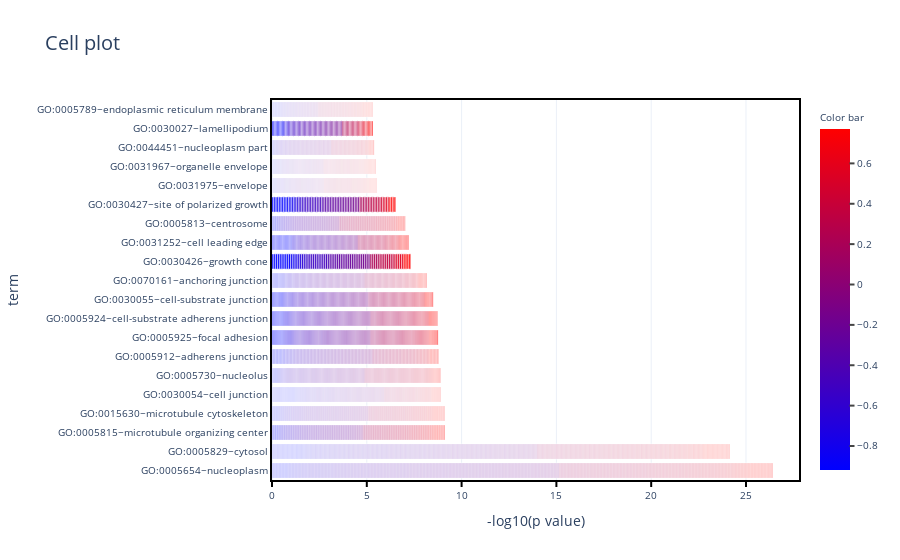

Source (notebook cell):
### Code cell
fig = px.bar(plotdf, y="term", x="-log10(p value)", color="expression", orientation="h",
             color_continuous_scale='Bluered', \
             hover_name="genes", hover_data=["expression", "term p value"],\
            title="Cell plot",\
            range_color=[low,high],\
            width=None, height=None)

fig.update_layout({"yaxis":{"tickfont":{"size":10}}, "xaxis":{"tickfont":{"size":10}} })

fig.update_layout(title={"font":{"size":20}})

fig.update_layout(coloraxis_colorbar=dict(
    title={'text': 'Color bar', "font":{"size": 10 }},
    thicknessmode="pixels",
    ticks="outside",
    tickwidth=2,
    tickfont={"size":10},
    ticklen=5
))


# fig.update_layout(yaxis={'domain': [0, 1-float(pa["col_dendogram_ratio"]) ],
#                                     'mirror': False,
#                                     'showgrid': False,
#                                     'showline': False,
#                                     'zeroline': False,
#                                     'showticklabels': pa_["xticklabels"],
#                                     "tickfont":{"size":float(pa["xaxis_font_size"])} ,
#                                     'ticks': "",\
#                                     'tickvals':heatmap[0]['y'],\
#                                     'ticktext':dendro_leaves_x_labels})
#             colorbar={"title":{"text":"colorbar" ,"font":{"size": 3 }},
#                       "tickfont":{"size":3}}

## add gene names to over data

# fig.update_layout(hovertemplate =
#                 '<b>Term</b>: %{x}<br>'+
#                 '<br><b>Term p value</b>: %{term p value}<br>'+
#                 '<br><b>Gene</b>: %{genes}<br>'+
#                 '<br><i>Expression</i>: $%{color:.2f}<br>')
# title=None, template=None, width=None, height=None, range_color=None
# labels: dict with str keys and str values (default `{}`)
#         By default, column names are used in the figure for axis titles, legend
#         entries and hovers. This parameter allows this to be overridden. The
#         keys of this dict should correspond to column names, and the values
#         should correspond to the desired label to be displayed.
#  range_color: list of two numbers
#         If provided, overrides auto-scaling on the continuous color scale.
fig["data"][0]['hovertemplate']='<b>%{hovertext}</b><br>expression=%{marker.color}<br><br>term: %{y}<br>term p value=%{customdata[1]}'
fig.update_layout(template='plotly_white')
fig.update_xaxes(showline=True, linewidth=2, linecolor='black', mirror=True)
fig.update_yaxes(showline=True, linewidth=2, linecolor='black', mirror=True)
fig.update_xaxes(ticks="outside", tickwidth=2, tickcolor='black', ticklen=5)
fig.show()

### Figure 1 — Plotly figure (JSON) as saved in the notebook; plotly's stock layout.template omitted (floating-point values rounded to 4 significant figures; data arrays with more than 128 entries replaced by an {"elided": "..."} marker saying what was removed)
{"data": [{"alignmentgroup": "True", "customdata": {"elided": "7180x2 mixed values"}, "hoverlabel": {"namelength": 0}, "hovertemplate": "<b>%{hovertext}</b><br>expression=%{marker.color}<br><br>term: %{y}<br>term p value=%{customdata[1]}", "hovertext": {"elided": "7180 str values"}, "legendgroup": "", "marker": {"color": {"elided": "7180 float values"}, "coloraxis": "coloraxis"}, "name": "", "offsetgroup": "", "orientation": "h", "showlegend": false, "textposition": "auto", "type": "bar", "x": {"elided": "7180 float values"}, "xaxis": "x", "y": {"elided": "7180 str values"}, "yaxis": "y"}], "layout": {"barmode": "relative", "coloraxis": {"cmax": 0.7704, "cmin": -0.9189, "colorbar": {"thicknessmode": "pixels", "tickfont": {"size": 10}, "ticklen": 5, "ticks": "outside", "tickwidth": 2, "title": {"font": {"size": 10}, "text": "Color bar"}}, "colorscale": [[0, "rgb(0,0,255)"], [1, "rgb(255,0,0)"]]}, "legend": {"tracegroupgap": 0}, "title": {"font": {"size": 20}, "text": "Cell plot"}, "xaxis": {"anchor": "y", "domain": [0, 1], "linecolor": "black", "linewidth": 2, "mirror": true, "showline": true, "tickcolor": "black", "tickfont": {"size": 10}, "ticklen": 5, "ticks": "outside", "tickwidth": 2, "title": {"text": "-log10(p value)"}}, "yaxis": {"anchor": "x", "domain": [0, 1], "linecolor": "black", "linewidth": 2, "mirror": true, "showline": true, "tickfont": {"size": 10}, "title": {"text": "term"}}}}
